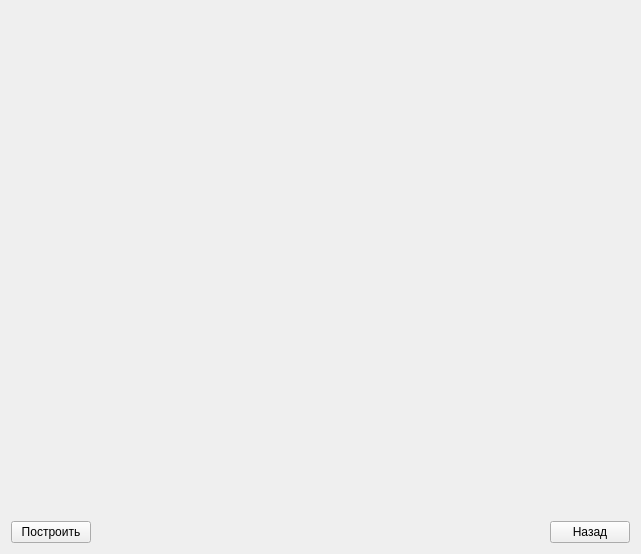
<?xml version="1.0" encoding="UTF-8"?>
<ui version="4.0">
 <class>GraphicForm</class>
 <widget class="QWidget" name="GraphicForm">
  <property name="geometry">
   <rect>
    <x>0</x>
    <y>0</y>
    <width>641</width>
    <height>554</height>
   </rect>
  </property>
  <property name="windowTitle">
   <string>График</string>
  </property>
  <layout class="QGridLayout" name="gridLayout">
   <item row="0" column="0" colspan="3">
    <widget class="QFrame" name="horizontalFrame">
     <layout class="QHBoxLayout" name="horizontalLayout"/>
    </widget>
   </item>
   <item row="1" column="0">
    <widget class="QPushButton" name="pushButton_2">
     <property name="text">
      <string>Построить</string>
     </property>
    </widget>
   </item>
   <item row="1" column="1">
    <spacer name="horizontalSpacer">
     <property name="orientation">
      <enum>Qt::Horizontal</enum>
     </property>
     <property name="sizeHint" stdset="0">
      <size>
       <width>222</width>
       <height>20</height>
      </size>
     </property>
    </spacer>
   </item>
   <item row="1" column="2">
    <widget class="QPushButton" name="pushButton">
     <property name="text">
      <string>Назад</string>
     </property>
    </widget>
   </item>
  </layout>
 </widget>
 <resources/>
 <connections/>
</ui>
